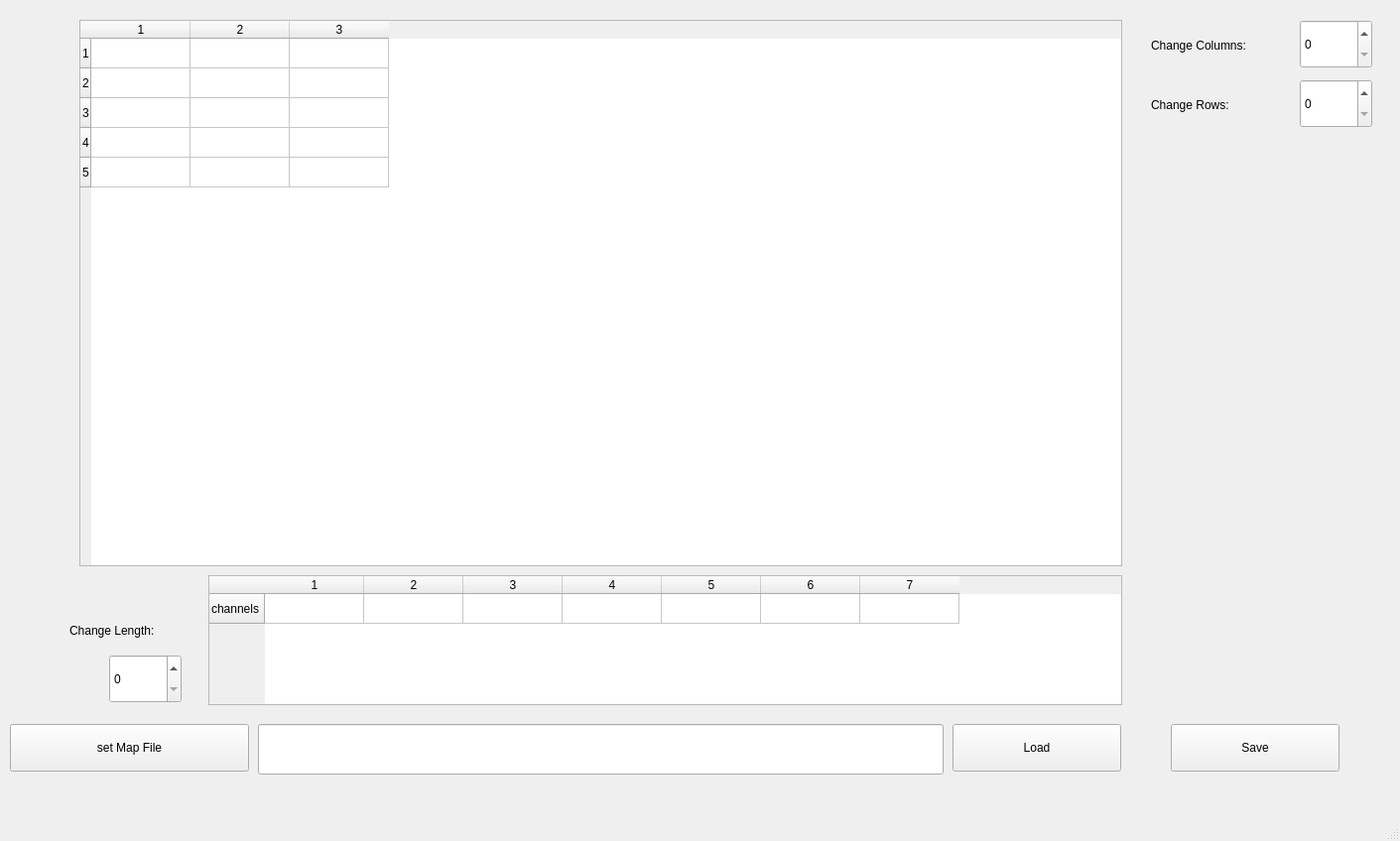
<?xml version="1.0" encoding="UTF-8"?>
<ui version="4.0">
 <class>MainWindow</class>
 <widget class="QMainWindow" name="MainWindow">
  <property name="geometry">
   <rect>
    <x>0</x>
    <y>0</y>
    <width>1411</width>
    <height>848</height>
   </rect>
  </property>
  <property name="windowTitle">
   <string>MainWindow</string>
  </property>
  <widget class="QWidget" name="centralwidget">
   <widget class="QTableWidget" name="connectorTable">
    <property name="geometry">
     <rect>
      <x>80</x>
      <y>20</y>
      <width>1051</width>
      <height>551</height>
     </rect>
    </property>
    <row>
     <property name="text">
      <string>1</string>
     </property>
    </row>
    <row>
     <property name="text">
      <string>2</string>
     </property>
    </row>
    <row>
     <property name="text">
      <string>3</string>
     </property>
    </row>
    <row>
     <property name="text">
      <string>4</string>
     </property>
    </row>
    <row>
     <property name="text">
      <string>5</string>
     </property>
    </row>
    <column>
     <property name="text">
      <string>1</string>
     </property>
    </column>
    <column>
     <property name="text">
      <string>2</string>
     </property>
    </column>
    <column>
     <property name="text">
      <string>3</string>
     </property>
    </column>
   </widget>
   <widget class="QSpinBox" name="RowSpinBox">
    <property name="geometry">
     <rect>
      <x>1310</x>
      <y>80</y>
      <width>73</width>
      <height>49</height>
     </rect>
    </property>
   </widget>
   <widget class="QSpinBox" name="ColumnSpinBox">
    <property name="geometry">
     <rect>
      <x>1310</x>
      <y>20</y>
      <width>73</width>
      <height>49</height>
     </rect>
    </property>
   </widget>
   <widget class="QPushButton" name="SetConfigButton">
    <property name="geometry">
     <rect>
      <x>960</x>
      <y>730</y>
      <width>170</width>
      <height>48</height>
     </rect>
    </property>
    <property name="text">
     <string>Load</string>
    </property>
   </widget>
   <widget class="QTableWidget" name="channelTable">
    <property name="geometry">
     <rect>
      <x>210</x>
      <y>580</y>
      <width>921</width>
      <height>131</height>
     </rect>
    </property>
    <row>
     <property name="text">
      <string>channels</string>
     </property>
    </row>
    <column>
     <property name="text">
      <string>1</string>
     </property>
    </column>
    <column>
     <property name="text">
      <string>2</string>
     </property>
    </column>
    <column>
     <property name="text">
      <string>3</string>
     </property>
    </column>
    <column>
     <property name="text">
      <string>4</string>
     </property>
    </column>
    <column>
     <property name="text">
      <string>5</string>
     </property>
    </column>
    <column>
     <property name="text">
      <string>6</string>
     </property>
    </column>
    <column>
     <property name="text">
      <string>7</string>
     </property>
    </column>
   </widget>
   <widget class="QPushButton" name="SetSaveButton">
    <property name="geometry">
     <rect>
      <x>1180</x>
      <y>730</y>
      <width>170</width>
      <height>48</height>
     </rect>
    </property>
    <property name="text">
     <string>Save</string>
    </property>
   </widget>
   <widget class="QLabel" name="label">
    <property name="geometry">
     <rect>
      <x>1160</x>
      <y>20</y>
      <width>151</width>
      <height>51</height>
     </rect>
    </property>
    <property name="text">
     <string>Change Columns:</string>
    </property>
   </widget>
   <widget class="QLabel" name="label_2">
    <property name="geometry">
     <rect>
      <x>1160</x>
      <y>80</y>
      <width>151</width>
      <height>51</height>
     </rect>
    </property>
    <property name="text">
     <string>Change Rows:</string>
    </property>
   </widget>
   <widget class="QSpinBox" name="LengthSpinBox">
    <property name="geometry">
     <rect>
      <x>110</x>
      <y>660</y>
      <width>73</width>
      <height>49</height>
     </rect>
    </property>
   </widget>
   <widget class="QLabel" name="label_3">
    <property name="geometry">
     <rect>
      <x>70</x>
      <y>610</y>
      <width>141</width>
      <height>51</height>
     </rect>
    </property>
    <property name="text">
     <string>Change Length:</string>
    </property>
   </widget>
   <widget class="QLineEdit" name="fileNameEdit">
    <property name="geometry">
     <rect>
      <x>260</x>
      <y>730</y>
      <width>691</width>
      <height>51</height>
     </rect>
    </property>
   </widget>
   <widget class="QPushButton" name="BrowseButton">
    <property name="geometry">
     <rect>
      <x>10</x>
      <y>730</y>
      <width>241</width>
      <height>48</height>
     </rect>
    </property>
    <property name="text">
     <string>set Map File</string>
    </property>
   </widget>
  </widget>
  <widget class="QMenuBar" name="menubar">
   <property name="geometry">
    <rect>
     <x>0</x>
     <y>0</y>
     <width>1411</width>
     <height>26</height>
    </rect>
   </property>
  </widget>
  <widget class="QStatusBar" name="statusbar"/>
 </widget>
 <resources/>
 <connections/>
</ui>
